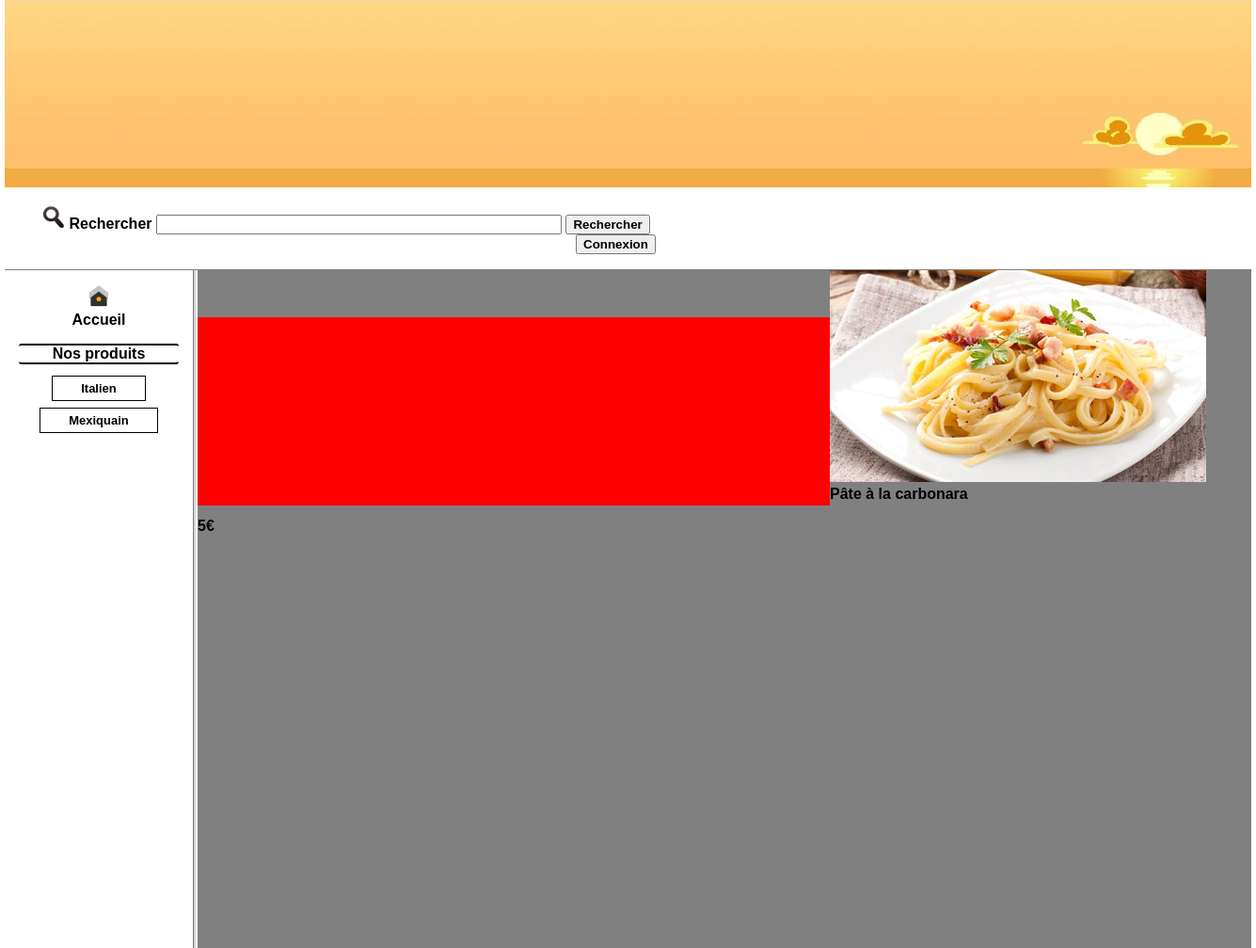
The page /index.php?cat=1 on the database its author committed.
### tables this page shows
CREATE TABLE IF NOT EXISTS `categories` (
`id_categorie` int(10) NOT NULL,
  `nom` varchar(25) NOT NULL
);

CREATE TABLE IF NOT EXISTS `produits` (
`id_produit` int(10) NOT NULL,
  `nom` varchar(40) NOT NULL,
  `description` varchar(2000) NOT NULL,
  `prix` float NOT NULL
);

### www/classes/categorie.manager.class.php (called while the page is built, shortened)
<?php
	class CategorieManager {
		private $bdd;
		public function __construct($bdd) {
			$this->bdd = $bdd;
		}
		public function getAllCategories()
		{
			$requete = "SELECT id_categorie as id, nom " .
						"FROM categories ";
			$resultat = mysqli_query($this->bdd, $requete) or die("erreur");
			$donnees = mysqli_fetch_all($resultat);
			 return $donnees;
		}
	}
?>

### www/classes/produit.manager.class.php (called while the page is built, shortened)
<?php
	class ProduitManager {
		private $bdd;
		public function __construct($bdd) {
			$this->bdd = $bdd;
		}
		public function getListeProduits ($filtre){
			$requete = "SELECT p.id_produit as id, p.nom, p.description, p.prix, c.nom as categorie " .
						"FROM produits p, categorie_produit cp, categories c ".
						"WHERE p.id_produit = cp.id_produit ".
						"AND c.id_categorie = cp.id_categorie ".
						"AND p.id_produit NOT IN (SELECT id_produit " .
												  "FROM coupdecoeur) " .
						"ORDER BY nom";
			if ($filtre > 0)
			{
				$requete = "SELECT p.id_produit as id, p.nom, p.description, p.prix, c.nom as categorie " .
							"FROM produits p, categorie_produit cp, categories c ".
							"WHERE p.id_produit = cp.id_produit ".
							"AND c.id_categorie = cp.id_categorie ".
							"AND cp.id_categorie=" . $filtre . " ".
							"AND p.id_produit NOT IN (SELECT id_produit " .
												  "FROM coupdecoeur) " .
							"ORDER BY nom";
			}
			$resultat = mysqli_query($this->bdd,$requete);
			 $liste_produit = array();
			 while ($donnees = mysqli_fetch_assoc($resultat))
			 {
				$liste_produit [] = new Produit($donnees);
			 }
			 return $liste_produit;
		}
	}
?>

### www/vue/menuGauche.php (the view)
<div id="menuGauche">
	<a href="index.php"><p><img src="../images/home.png" alt="Home" /><br />Accueil</p></a>
	<p class="titre">Nos produits</p>
	<?php
		$cm = new CategorieManager($bdd);
		$liste_categories = $cm->getAllCategories();
		foreach ($liste_categories as $value)
		{
			echo "<p><a href='index.php?cat=". $value[0] . "' class='boite'>" . $value[1] . "</a></p>";
		}
	?>
</div>

### www/vue/produits.php (shortened to what this page needs)
<div id="produits">
	<div class="hotStuff">
		<?php
			$pm = new ProduitManager($bdd);
			$filtre = 0;
			if(isset($_GET['cat']))
			{
				$filtre = $_GET['cat'];
			}
				?>
	</div>
	<div class="produit_classique">
	<?php
		$liste_produit = $pm->getListeProduits($filtre);
		foreach ($liste_produit as $produit)
		{
			?>
			<div class="produit">
				<?php
					echo $produit->getImage();
					echo "<br /><a href='consulterFiche.php?id=" . $produit->getId() . "' >" . $produit->getNom() .  "</a>";
				?>
				<div class='prix_produits'>
					<p><?php echo $produit->getPrix() . '€'; ?></p>
				</div>
			</div>
<?php	} ?>
	</div>
</div>

### www/classes/produit.class.php (shortened to what this page needs)
<?php
	class Produit {
		private $id;
		private $nom;
		private $prix;
		public function setPrix ($prix)
		{
			$this->prix = $prix;
		}
		public function setNom ($nom)
		{
			$this->nom = $nom;
		}
		public function setId ($id) {
			$this->id = $id;
		}
		public function getId(){
			return $this->id;
		}
		public function getNom(){
			return $this->nom;
		}
		public function getPrix(){
			return $this->prix;
		}
		public function getImage($inAdminRepertory = "")
		{
			$return = "<img src='". $inAdminRepertory . "../images/photo_indisponible.jpg' alt='photo indisponible' /> ";
			if (file_exists(dirname(__FILE__) . '/../../images/produits/produit'. $this->id . '.jpg'))
			{
				$return = "<img src='". $inAdminRepertory . "../images/produits/produit" . $this->id .".jpg' alt='photo du produit' /> ";
			}
			return $return;
		}
		private function hydrate(array $donnees)
		{
			foreach ($donnees as $key => $value)
			{
				$method = 'set'.ucfirst($key);
			}
		}
	}
?>

### style/style.css (style rules this page uses)
* { font-family: "Trebuchet MS", Helvetica, sans-serif; font-weight : bold; }
body { width:1325px; height : 720px; margin : auto; }
div#menuGauche { text-align:center; width : 200px; height : 720px; border-right : 1px solid grey; box-shadow: 2px 0px 0px 0px lightgrey; float:left; }
.boite { border : 1px solid black; padding-left : 30px; padding-right : 30px; padding-top : 5px; padding-bottom : 5px; font-size : small; }
a { text-decoration : none; color : black; }
.titre { background: transparent; border-bottom : 2px solid black; border-top : 2px solid black; border-radius : 3px; margin-right : 15px; margin-left : 15px; }
div#produits { width : 1120px; height : 720px; float:right; background-color : grey; }
.hotStuff { margin-top : 50px; background-color : red; height : 200px; width : 60%; float:left; }

### rows shown on the page
categories: nom "Italien"
categories: nom "Mexiquain"
produits: nom "Pâte à la carbonara", prix "5"
